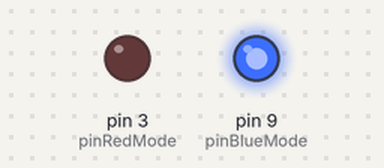
A sketch run on a simulated Arduino Uno, built with avr-gcc and run on an emulated ATmega328P. Parts: output pins drawn as LEDs (lit = HIGH).

Above: at 0.4 s.
At 5.05 s:
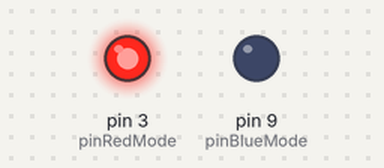
At 8.5 s:
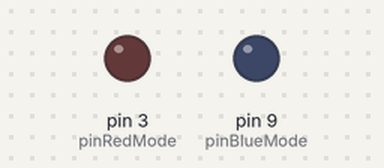
Timing chart, 0 to 11.7 s (numbered marks = the images above):
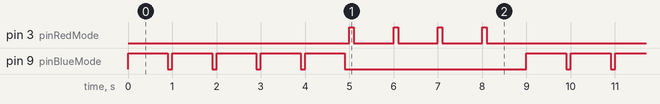

The sketch:

For_Loop.ino
```cpp
int pinRedMode=3;
int pinBlueMode=9;
int blueOnTime=900;
int blueOffTime=100;
int redOnTime=100;
int redOffTime=900;


void setup() {
  pinMode(pinRedMode,OUTPUT);
  pinMode(pinBlueMode,OUTPUT);

}

void loop() {

  for(int i=0;i<5;i++){
    digitalWrite(pinBlueMode,HIGH);
    delay(blueOnTime);
    digitalWrite(pinBlueMode,LOW);
    delay(blueOffTime);
  }

  for(int j=0;j<4;j++){
    digitalWrite(pinRedMode,HIGH);
    delay(redOnTime);
    digitalWrite(pinRedMode,LOW);
    delay(redOffTime);
  }

}
```

Measured:
- by itself, pin 3 (pinRedMode): repeats every 9.0 s: 3 × (LOW 0.90 s, HIGH 0.10 s), LOW 5.9 s, HIGH 0.10 s
- by itself, pin 9 (pinBlueMode): repeats every 9.0 s: 4 × (LOW 0.10 s, HIGH 0.90 s), LOW 4.1 s, HIGH 0.90 s
- by itself, everything shown: repeats every 9.0 s, in 18 steps
